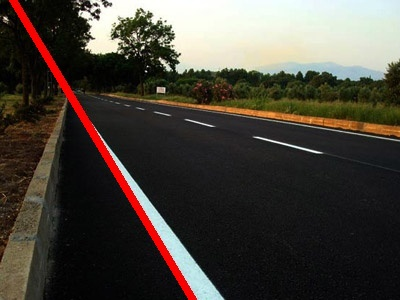
#> input picture img/yol.jpg, 400 x 300 px, found by its file name
$ python cannyedge.py
#> lines starting #> are read from the running program, lines starting #| are printed output that depends on the picture; after the words box and inside, x2 and y2 are one past the last pixel; in counts of white or black regions, pixels touching at a corner belong together
import cv2
from matplotlib import pyplot as plt
img = cv2.imread('../img/yol.jpg', 0)
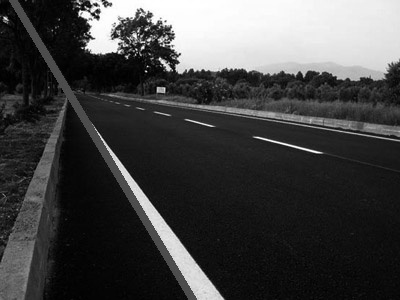
#> img: shape (300, 400); min 0, max 255, mean 67.6

edges = cv2.Canny(img, 100, 200)
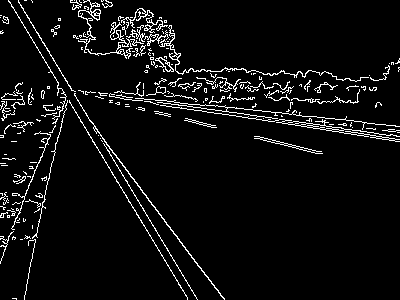
#> edges: shape (300, 400); 5.5% white in thin lines or dots

plt.subplot(121), plt.imshow(img, cmap='gray')

plt.title('Orjinal Resim'), plt.xticks([]), plt.yticks([])

plt.subplot(122), plt.imshow(edges, cmap='gray')

plt.title('Koseli Resim'), plt.xticks([]), plt.yticks([])

plt.show()
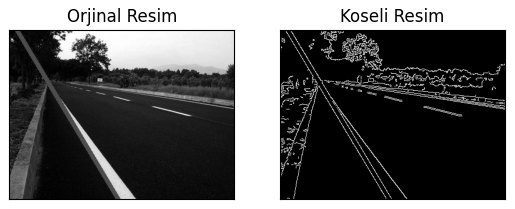
#> figure drawn by matplotlib, 2 panels
